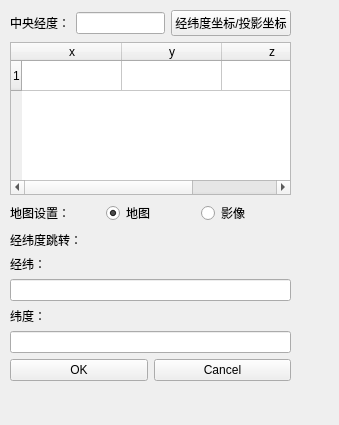
<?xml version="1.0" encoding="UTF-8"?>
<ui version="4.0">
 <class>ztosgEarth</class>
 <widget class="QWidget" name="ztosgEarth">
  <property name="geometry">
   <rect>
    <x>0</x>
    <y>0</y>
    <width>339</width>
    <height>425</height>
   </rect>
  </property>
  <property name="windowTitle">
   <string>Form</string>
  </property>
  <widget class="QWidget" name="layoutWidget">
   <property name="geometry">
    <rect>
     <x>10</x>
     <y>10</y>
     <width>281</width>
     <height>371</height>
    </rect>
   </property>
   <layout class="QVBoxLayout" name="verticalLayout_4">
    <item>
     <layout class="QHBoxLayout" name="horizontalLayout">
      <item>
       <widget class="QLabel" name="centralMeridian">
        <property name="text">
         <string>中央经度：</string>
        </property>
       </widget>
      </item>
      <item>
       <widget class="QLineEdit" name="mer_lineEdit"/>
      </item>
      <item>
       <widget class="QPushButton" name="Longla_xy_btn">
        <property name="text">
         <string>经纬度坐标/投影坐标</string>
        </property>
       </widget>
      </item>
     </layout>
    </item>
    <item>
     <widget class="QTableWidget" name="tableWidget">
      <property name="autoFillBackground">
       <bool>false</bool>
      </property>
      <property name="rowCount">
       <number>1</number>
      </property>
      <property name="columnCount">
       <number>3</number>
      </property>
      <row/>
      <column>
       <property name="text">
        <string>x</string>
       </property>
      </column>
      <column>
       <property name="text">
        <string>y</string>
       </property>
      </column>
      <column>
       <property name="text">
        <string>z</string>
       </property>
      </column>
     </widget>
    </item>
    <item>
     <layout class="QHBoxLayout" name="horizontalLayout_2">
      <item>
       <widget class="QLabel" name="mapSection">
        <property name="text">
         <string>地图设置：</string>
        </property>
       </widget>
      </item>
      <item>
       <widget class="QRadioButton" name="Zmap">
        <property name="text">
         <string>地图</string>
        </property>
        <property name="checked">
         <bool>true</bool>
        </property>
       </widget>
      </item>
      <item>
       <widget class="QRadioButton" name="satelliteMaps">
        <property name="text">
         <string>影像</string>
        </property>
       </widget>
      </item>
     </layout>
    </item>
    <item>
     <layout class="QVBoxLayout" name="verticalLayout_3">
      <item>
       <widget class="QLabel" name="jump2LatLng">
        <property name="text">
         <string>经纬度跳转：</string>
        </property>
       </widget>
      </item>
      <item>
       <layout class="QVBoxLayout" name="verticalLayout">
        <item>
         <widget class="QLabel" name="latitude">
          <property name="text">
           <string>经纬：</string>
          </property>
         </widget>
        </item>
        <item>
         <widget class="QLineEdit" name="lat_lineEdit"/>
        </item>
       </layout>
      </item>
      <item>
       <layout class="QVBoxLayout" name="verticalLayout_2">
        <item>
         <widget class="QLabel" name="longitude">
          <property name="text">
           <string>纬度：</string>
          </property>
         </widget>
        </item>
        <item>
         <widget class="QLineEdit" name="lon_lineEdit"/>
        </item>
       </layout>
      </item>
      <item>
       <layout class="QHBoxLayout" name="horizontalLayout_3">
        <item>
         <widget class="QPushButton" name="ok_btn">
          <property name="text">
           <string>OK</string>
          </property>
         </widget>
        </item>
        <item>
         <widget class="QPushButton" name="cancel_btn">
          <property name="text">
           <string>Cancel</string>
          </property>
         </widget>
        </item>
       </layout>
      </item>
     </layout>
    </item>
   </layout>
  </widget>
 </widget>
 <resources/>
 <connections/>
</ui>
